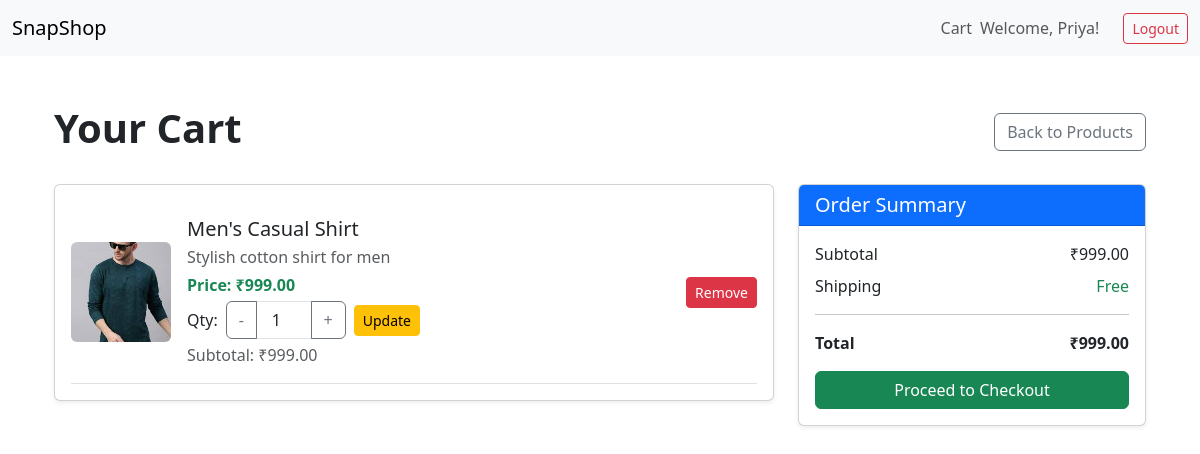
/cart/ (signed in), run on the app's committed database.
### accounts/models.py (models this page shows, shortened)
class CustomUser(AbstractBaseUser, PermissionsMixin):
    email = models.EmailField(unique=True)
    name = models.CharField(max_length=255)
    is_active = models.BooleanField(default=True)
    is_staff = models.BooleanField(default=False)
    groups = models.ManyToManyField(Group, related_name="customuser_groups", blank=True)
    user_permissions = models.ManyToManyField(Permission, related_name="customuser_permissions", blank=True)
    objects = CustomUserManager()
    USERNAME_FIELD = "email"
    REQUIRED_FIELDS = ["name"]

### store/models.py (models this page shows, shortened)
class CartItem(models.Model):
    cart = models.ForeignKey(Cart, on_delete=models.CASCADE, related_name='cart_items')
    product = models.ForeignKey(Product, on_delete=models.CASCADE)
    quantity = models.PositiveIntegerField(default=1)

class Product(models.Model):
    SECTION_CHOICES = [
        ('kids', 'Kids'),
        ('men', 'Men'),
        ('women', 'Women'),
    ]
    user = models.ForeignKey(User, on_delete=models.CASCADE, null=True, blank=True)  # Made nullable
    name = models.CharField(max_length=255)
    description = models.TextField()
    price = models.DecimalField(max_digits=10, decimal_places=2)
    stock = models.PositiveIntegerField()
    image = models.ImageField(upload_to='products/', blank=True, null=True)
    category = models.CharField(max_length=100, blank=True)
    brand = models.CharField(max_length=100, blank=True, null=True)
    section = models.CharField(max_length=10, choices=SECTION_CHOICES, default='kids')
    created_at = models.DateTimeField(auto_now_add=True)

### store/views.py (the view)
# urls.py: path('cart/', view_cart, name='view_cart'),
@login_required
def view_cart(request):
    cart, created = Cart.objects.get_or_create(user=request.user)
    cart_items = cart.cart_items.all()
    total_price = sum(item.product.price * item.quantity for item in cart_items)
    if request.method == 'POST':
        item_id = request.POST.get('item_id')
        if item_id:
            return redirect(reverse('store:update_cart', kwargs={'item_id': int(item_id)}))
    return render(request, 'store/cart.html', {'cart_items': cart_items, 'total_price': total_price})

### store/templatetags/cart_tags.py (called while the page is built)
@register.filter
def multiply(value, arg):
    try:
        return float(value) * float(arg)
    except (ValueError, TypeError):
        return 0

### store/templatetags/currency_tags.py (called while the page is built)
@register.filter
def to_inr(value):
    try:
        inr_value = float(value)
        return f"₹{inr_value:,.2f}"  # e.g., ₹5,83,250.00
    except (ValueError, TypeError) as e:
        print(f"Error formatting to INR: {value}, Error: {e}")
        return "₹0.00"  # Fallback value

### store/templates/store/cart.html (shortened to what this page needs)
{% extends 'store/base.html' %}
{% load cart_tags %}
{% load currency_tags %}
{% block content %}
<div class="container my-5">
    <div class="d-flex justify-content-between align-items-center mb-4">
        <h1 class="fw-bold">Your Cart</h1>
        <a href="{% url 'store:home' %}" class="btn btn-outline-secondary">Back to Products</a>
    </div>
    {% if cart_items %}
        <div class="row">
            <div class="col-lg-8">
                <div class="card shadow-sm">
                    <div class="card-body">
                        {% for item in cart_items %}
                            <div class="d-flex align-items-center border-bottom py-3">
                                <div class="me-3">
                                    {% if item.product.image %}
                                        <img src="{{ item.product.image.url }}" alt="{{ item.product.name }}" class="img-fluid rounded" style="width: 100px; height: 100px; object-fit: cover;">
                                    {% else %}
                                        <div class="bg-light text-center rounded" style="width: 100px; height: 100px; line-height: 100px; font-size: 14px;">
                                            No Image
                                        </div>
                                    {% endif %}
                                </div>
                                <div class="flex-grow-1">
                                    <h5 class="mb-1">{{ item.product.name }}</h5>
                                    <p class="text-muted mb-1">{{ item.product.description|truncatewords:10 }}</p>
                                    <p class="text-success fw-bold mb-1">Price: {{ item.product.price|to_inr }}</p>
                                    <div class="d-flex align-items-center mb-1">
                                        <form method="post" action="{% url 'store:update_cart' item.id %}" class="d-flex align-items-center">
                                            <label class="me-2">Qty:</label>
                                            <div class="input-group" style="width: 120px;">
                                                <button class="btn btn-outline-secondary" type="button" onclick="this.parentNode.querySelector('input').stepDown(); this.form.submit();">-</button>
                                                <input type="number" name="quantity" value="{{ item.quantity }}" min="1" class="form-control text-center">
                                                <button class="btn btn-outline-secondary" type="button" onclick="this.parentNode.querySelector('input').stepUp(); this.form.submit();">+</button>
                                            </div>
                                            <button type="submit" class="btn btn-warning btn-sm ms-2">Update</button>
                                        </form>
                                    </div>
                                    <p class="text-muted mb-0">Subtotal: {{ item.product.price|multiply:item.quantity|to_inr }}</p>
                                </div>
                                <div>
                                    <a href="{% url 'store:remove_from_cart' item.id %}" class="btn btn-danger btn-sm">Remove</a>
                                </div>
                            </div>
                        {% endfor %}
                    </div>
                </div>
            </div>
            <div class="col-lg-4">
                <div class="card shadow-sm">
                    <div class="card-header bg-primary text-white">
                        <h5 class="mb-0">Order Summary</h5>
                    </div>
                    <div class="card-body">
                        <div class="d-flex justify-content-between mb-2">
                            <span>Subtotal</span>
                            <span>{{ total_price|to_inr }}</span>
                        </div>
                        <div class="d-flex justify-content-between mb-2">
                            <span>Shipping</span>
                            <span class="text-success">Free</span>
                        </div>
                        <hr>
                        <div class="d-flex justify-content-between fw-bold mb-3">
                            <span>Total</span>
                            <span>{{ total_price|to_inr }}</span>
                        </div>
                        <a href="{% url 'store:checkout' %}" class="btn btn-success w-100">Proceed to Checkout</a>
                    </div>
                </div>
            </div>
        </div>
    {% else %}
        <div class="text-center py-5">
            <h3 class="text-muted">Your cart is empty.</h3>
            <p>Add some products to your cart to get started!</p>
            <a href="{% url 'store:home' %}" class="btn btn-primary">Shop Now</a>
        </div>
    {% endif %}
</div>
{% endblock %}

### store/templates/store/base.html (shortened to what this page needs)
<!DOCTYPE html>
<html lang="en">
<head>
    <link href="https://cdn.jsdelivr.net/npm/bootstrap@5.3.0/dist/css/bootstrap.min.css" rel="stylesheet">
</head>
<body>
    <nav class="navbar navbar-expand-lg navbar-light bg-light">
        <div class="container-fluid">
            <a class="navbar-brand" href="{% url 'store:home' %}">SnapShop</a>
            <div class="collapse navbar-collapse" id="navbarNav">
                <ul class="navbar-nav ms-auto">
                    <li class="nav-item">
                        <a class="nav-link" href="{% url 'store:view_cart' %}">Cart</a>
                    </li>
                </ul>
                {% if user.is_authenticated %}
                    <span class="navbar-text">Welcome, {{ user.name }}!</span>
                    <a href="{% url 'accounts:logout' %}" class="btn btn-outline-danger btn-sm ms-2">Logout</a>
                {% else %}
                    <a href="{% url 'accounts:login' %}" class="btn btn-outline-primary btn-sm me-2">Login</a>
                    <a href="{% url 'accounts:register' %}" class="btn btn-outline-success btn-sm">Register</a>
                {% endif %}
            </div>
        </div>
    </nav>
    <div class="container mt-4">
        {% block content %}{% endblock %}
    </div>
</body>
</html>

### store/templates/store/base.html (style rules this page uses)
.navbar-brand { margin-right: auto; }
.navbar-nav { margin-left: auto; }
.navbar-text { margin-right: 1rem; }

### data on the page
CustomUser: name "Priya"
CartItem: product.image (picture), product.name "Men's Casual Shirt", product.description "Stylish cotton shirt for men", product.price|to_inr "₹999.00", quantity "1", product.price|multiply "₹999.00"

### other printed values
{{ total_price|to_inr }} "₹999.00"
